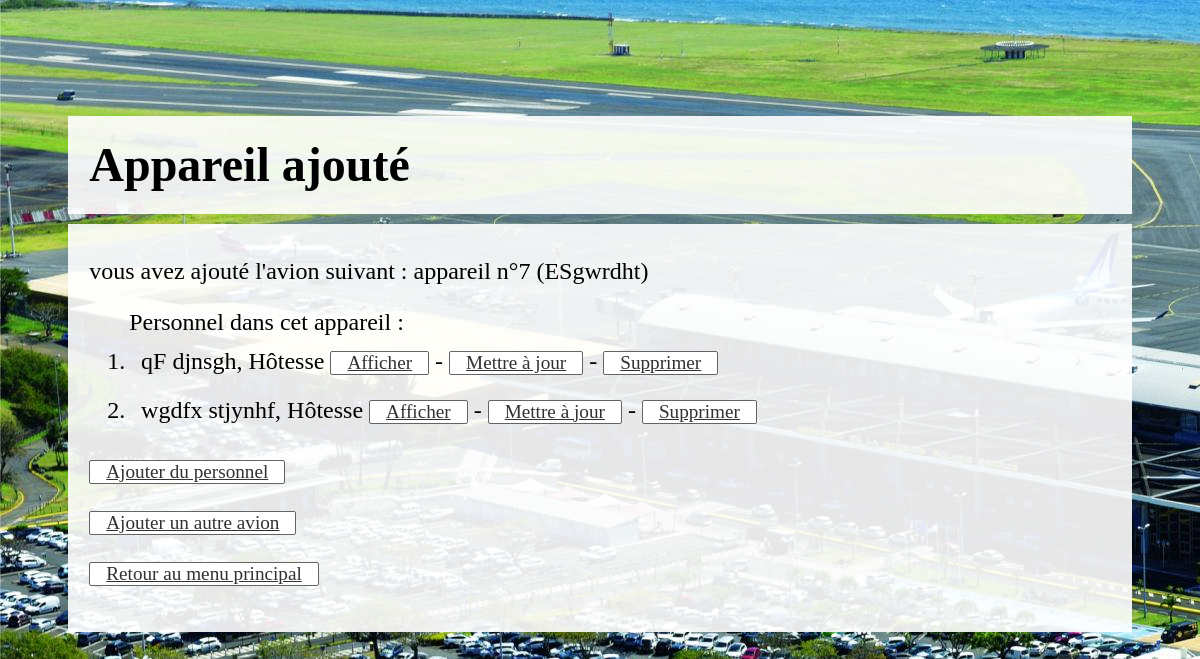
Page /aeroport/affiche/7/ on the committed database.
### aeroport/models.py (models this page shows, shortened)
class Avion(models.Model):
    modele = models.CharField(max_length=100)
    comp = models.CharField(max_length=100)
    date_arrivee = models.DateField(default = date.today())
    date_depart = models.DateField(blank=True, default=None)
    nombre_passagers_depart = models.IntegerField(default = 0)
    nombre_passagers_arrivee = models.IntegerField(default = 0)

class Personnel(models.Model):
    nom = models.CharField(max_length=30, blank=False)
    prenom = models.CharField(max_length=30, blank=False)
    metier = models.CharField(max_length=30, choices=CHOIX_METIER, default='Hôtesse')
    avion = models.ForeignKey("avion", on_delete=models.CASCADE, default=None)

### aeroport/views.py (the view)
# urls.py: path('affiche/<int:id>/', views.affiche),
def affiche(request, id):
    avion = models.Avion.objects.get(pk=id)
    liste = models.Personnel.objects.filter(avion_id = id)
    return render(request, 'aeroport/avions/affiche.html', {'avion': avion, "liste": liste})

### aeroport/Templates/aeroport/avions/affiche.html (shortened to what this page needs)
{% extends "main.html" %}
{% load static %}
{% block subtitle %}
Appareil ajouté
{% endblock %}
{% block content %}
<p> vous avez ajouté l'avion suivant : appareil n°{{avion.id}} ({{avion.comp}}) </p>
<ol>
    Personnel dans cet appareil :
    {% for l in liste %}
        <li>
            {{l.prenom}} {{l.nom}}, {{l.metier}}
            <a href="/aeroport/afficheperso/{{l.id}}/"> Afficher</a> -
            <a href="/aeroport/updateperso/{{l.id}}/"> Mettre à jour</a> -
            <a href="/aeroport/deleteperso/{{l.id}}/"> Supprimer</a>
        </li>
    {% endfor %}
</ol>
<p><a href="/aeroport/ajoutperso/{{avion.id}}/">Ajouter du personnel</a> </p>
<p><a href="/aeroport/ajout/">Ajouter un autre avion</a></p>
<p><a href="/aeroport/index/">Retour au menu principal</a></p>
{% endblock %}

### aeroport/Static/main.css (style rules this page uses)
body { background-image: url("./background.jpg"); font-size: 1.5em; padding: 5%; }
a { display: inline-block; outline: 0; text-align: center; cursor: pointer; padding: 0px 16px; border-radius: 2px; min-width: 80px; height: fit-content; background-color: rgb(255, 255, 255); color: rgb(50, 49, 48); font-size: 0.8em; font-weight: 400; box-sizing: border-box; border: 1px solid rgb(100, 100, 100); }
li { padding: 1%; margin: 2px; }

### rows in the picture
Avion: id "7", comp "ESgwrdht"
Personnel: prenom "qF", nom "djnsgh", metier "Hôtesse"
Personnel: prenom "wgdfx", nom "stjynhf", metier "Hôtesse"
